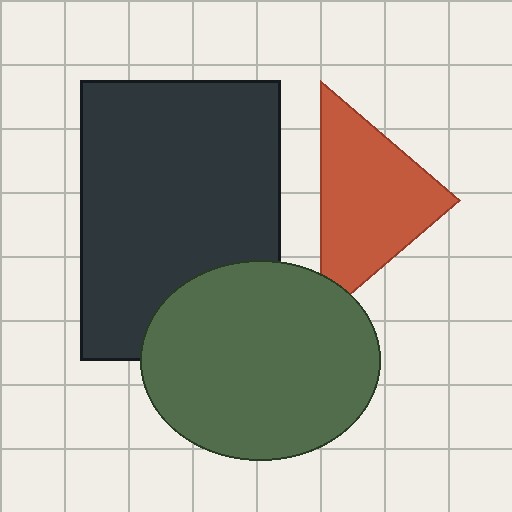
#> input picture experiments/datasets/carrier_02_geometric_arch.png, 512 x 512 px
$ python -i feature_map.py   (imports and definitions only)   (older library calls are emulated)
#> lines starting #> are read from the running program, lines starting #| are printed output that depends on the picture
"""
Adaptive feature map computation for steganography.

REPRODUCIBILITY DESIGN:
  The analysis image is computed from the UPPER 6 BITS ONLY:
    analysis_rgb = rgb & 0xFC

  Since embedding modifies only the 1 or 2 LSBs of each channel,
  clearing those bits before analysis makes the feature map identical
  whether computed from the original cover or the resulting stego image.

  This is the key reproducibility invariant of the system.
"""
import numpy as np
from typing import Tuple, Dict

# Adaptive configuration presets
ADAPTIVE_CONFIGS = {
    0x01: {  # Conservative
        "name": "Conservative",
        "gradient_weight": 0.50,
        "variance_weight": 0.30,
        "edge_weight": 0.20,
        "low_threshold": 0.30,
        "high_threshold": 0.60,
        "low_bits": 0,
        "mid_bits": 1,
        "high_bits": 2,
    },
    0x02: {  # Balanced
        "name": "Balanced",
        "gradient_weight": 0.50,
        "variance_weight": 0.30,
        "edge_weight": 0.20,
        "low_threshold": 0.25,
        "high_threshold": 0.55,
        "low_bits": 0,
        "mid_bits": 1,
        "high_bits": 2,
    },
    0x03: {  # High Capacity
        "name": "High Capacity",
        "gradient_weight": 0.50,
        "variance_weight": 0.30,
        "edge_weight": 0.20,
        "low_threshold": 0.15,
        "high_threshold": 0.40,
        "low_bits": 0,
        "mid_bits": 1,
        "high_bits": 2,
    },
}


def make_stable_analysis_image(rgb_array: np.ndarray) -> np.ndarray:
    """
    Create the stable upper-six-bit analysis image.

    Clears the two least significant bits of each RGB channel.
    This makes the analysis image identical whether computed from
    the original cover image or the generated stego image,
    since embedding modifies only the 1 or 2 LSBs.

    Args:
        rgb_array: (H, W, 3) uint8 array

    Returns:
        (H, W, 3) uint8 array with 2 LSBs cleared
    """
    return rgb_array & np.uint8(0xFC)


def compute_grayscale(analysis_rgb: np.ndarray) -> np.ndarray:
    """
    Compute luminance from stable analysis RGB.
    Uses BT.601 weights.
    """
    r = analysis_rgb[:, :, 0].astype(np.float32)
    g = analysis_rgb[:, :, 1].astype(np.float32)
    b = analysis_rgb[:, :, 2].astype(np.float32)
    return 0.299 * r + 0.587 * g + 0.114 * b


def compute_sobel_gradient(gray: np.ndarray) -> Tuple[np.ndarray, np.ndarray, np.ndarray]:
    """
    Compute Sobel gradients and gradient magnitude.

    Args:
        gray: (H, W) float32 grayscale image

    Returns:
        (grad_x, grad_y, grad_magnitude) all float32
    """
    import cv2
    gray_uint8 = np.clip(gray, 0, 255).astype(np.uint8)
    grad_x = cv2.Sobel(gray_uint8, cv2.CV_32F, 1, 0, ksize=3)
    grad_y = cv2.Sobel(gray_uint8, cv2.CV_32F, 0, 1, ksize=3)
    grad_magnitude = np.sqrt(grad_x**2 + grad_y**2)
    return grad_x, grad_y, grad_magnitude


def compute_local_variance(gray: np.ndarray, kernel_size: int = 7) -> np.ndarray:
    """
    Compute local variance using box filter.

    Uses E[X^2] - E[X]^2 formulation for efficiency.

    Args:
        gray: (H, W) float32 grayscale image
        kernel_size: Neighborhood size (odd integer)

    Returns:
        (H, W) float32 local variance map
    """
    import cv2
    ksize = (kernel_size, kernel_size)
    mean = cv2.blur(gray, ksize)
    mean_sq = cv2.blur(gray**2, ksize)
    variance = mean_sq - mean**2
    return np.maximum(variance, 0.0)  # Clamp numerical negatives


def compute_canny_edges(gray: np.ndarray) -> np.ndarray:
    """
    Compute Canny edge map.

    Args:
        gray: (H, W) float32 grayscale image

    Returns:
        (H, W) uint8 binary edge map (0 or 255)
    """
    import cv2
    gray_uint8 = np.clip(gray, 0, 255).astype(np.uint8)
    edges = cv2.Canny(gray_uint8, threshold1=50, threshold2=150)
    return edges


def normalize_robust(arr: np.ndarray, low_pct: float = 1.0, high_pct: float = 99.0) -> np.ndarray:
    """
    Normalize array to [0, 1] using percentile clipping for robustness.
    Avoids division by zero for flat images.
    """
    low = np.percentile(arr, low_pct)
    high = np.percentile(arr, high_pct)
    if high - low < 1e-8:
        return np.zeros_like(arr, dtype=np.float32)
    clipped = np.clip(arr, low, high)
    normalized = (clipped - low) / (high - low)
    return normalized.astype(np.float32)


def compute_score_map(
    rgb_array: np.ndarray,
    config_id: int = 0x02,
) -> np.ndarray:
    """
    Compute adaptive score map from stable analysis image.

    score = w1 * norm_gradient + w2 * norm_variance + w3 * edge_indicator

    Args:
        rgb_array: (H, W, 3) uint8 original or stego image
        config_id: Adaptive configuration ID

    Returns:
        (H, W) float32 score map in [0, 1]
    """
    if config_id not in ADAPTIVE_CONFIGS:
        raise ValueError(f"Unsupported adaptive config ID: {config_id}")

    config = ADAPTIVE_CONFIGS[config_id]

    # Create stable upper-6-bit representation — same from cover or stego
    analysis_rgb = make_stable_analysis_image(rgb_array)

    # Grayscale
    gray = compute_grayscale(analysis_rgb)

    # Sobel gradient
    _, _, grad_magnitude = compute_sobel_gradient(gray)
    norm_gradient = normalize_robust(grad_magnitude)

    # Local variance
    variance_map = compute_local_variance(gray)
    norm_variance = normalize_robust(variance_map)

    # Canny edge indicator
    edges = compute_canny_edges(gray)
    edge_indicator = (edges > 0).astype(np.float32)

    # Weighted score
    score = (
        config["gradient_weight"] * norm_gradient
        + config["variance_weight"] * norm_variance
        + config["edge_weight"] * edge_indicator
    )

    # Clip to [0, 1]
    return np.clip(score, 0.0, 1.0).astype(np.float32)


def compute_bit_allocation_map(
    score_map: np.ndarray,
    config_id: int = 0x02,
) -> np.ndarray:
    """
    Convert score map to per-pixel bit allocation (0, 1, or 2 bits per channel).

    Args:
        score_map: (H, W) float32 scores in [0, 1]
        config_id: Adaptive configuration ID

    Returns:
        (H, W) uint8 array: 0, 1 or 2 bits per pixel per RGB channel
    """
    if config_id not in ADAPTIVE_CONFIGS:
        raise ValueError(f"Unsupported adaptive config ID: {config_id}")

    config = ADAPTIVE_CONFIGS[config_id]
    low_t = config["low_threshold"]
    high_t = config["high_threshold"]

    allocation = np.zeros(score_map.shape, dtype=np.uint8)
    allocation[score_map >= low_t] = config["mid_bits"]
    allocation[score_map >= high_t] = config["high_bits"]

    return allocation

>>> import cv2
>>> picture = cv2.imread('../../../experiments/datasets/carrier_02_geometric_arch.png')
#> picture is the input picture: shape (512, 512, 3); mean B, G, R 165.5, 176, 178.1
>>> result = compute_score_map(picture)
#> in compute_sobel_gradient, `grad_y = cv2.Sobel(gray_uint8, cv2.CV_32F, 0, 1, ksize=3)`:
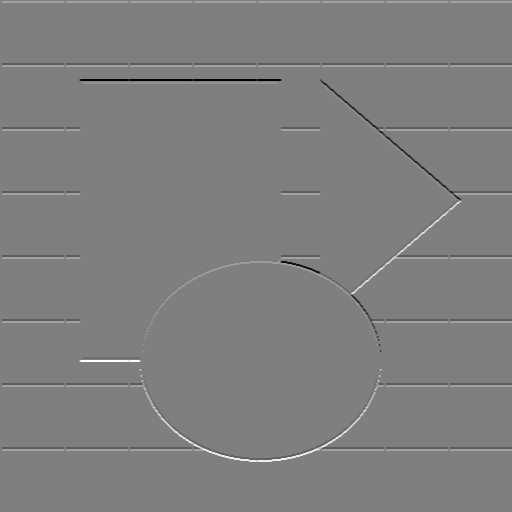
#> grad_y: shape (512, 512) float32; min -840, max 840, mean 0.9; drawn with min black and max white
#> in compute_sobel_gradient, `grad_magnitude = np.sqrt(grad_x**2 + grad_y**2)`:
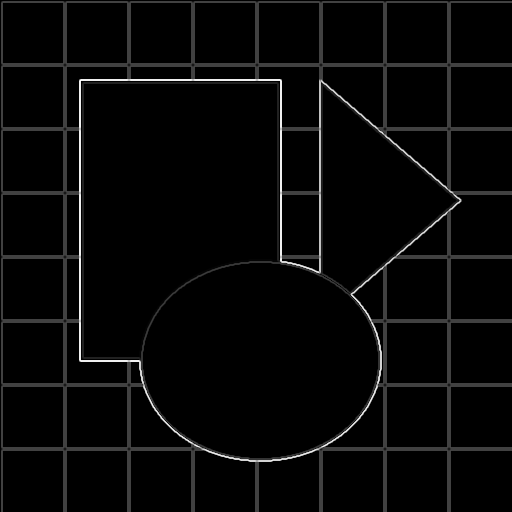
#> grad_magnitude: shape (512, 512) float32; min 0, max 891, mean 27; drawn with min black and max white
#> in normalize_robust, `low = np.percentile(arr, low_pct)`: low = 0
#> in normalize_robust, `high = np.percentile(arr, high_pct)`: high = 680
#> in compute_local_variance, `mean = cv2.blur(gray, ksize)`:
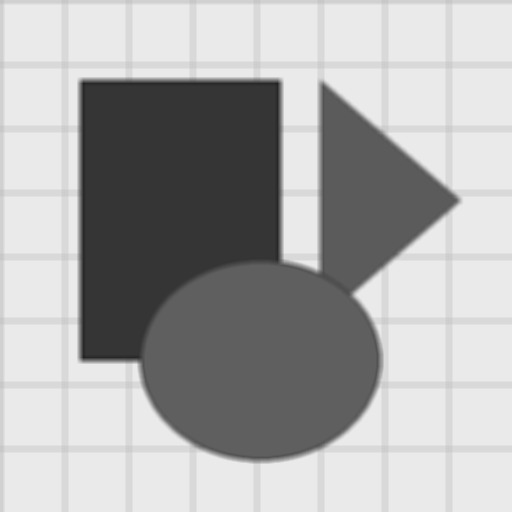
#> mean: shape (512, 512) float32; min 34.12, max 234.1, mean 171.5
#> in compute_local_variance, `mean_sq = cv2.blur(gray**2, ksize)`:
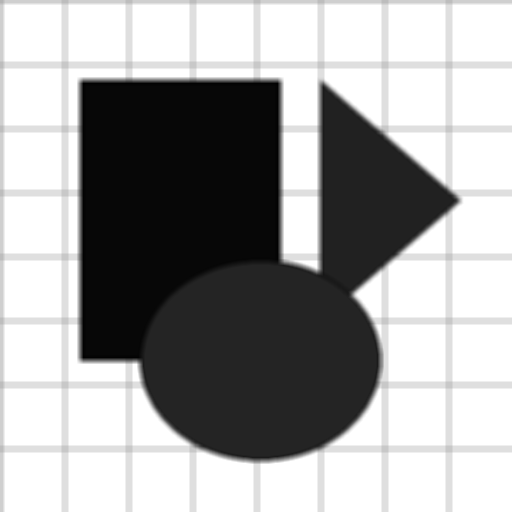
#> mean_sq: shape (512, 512) float32; min 1346.1, max 54786, mean 35462.5; drawn with min black and max white
#> in compute_local_variance, `variance = mean_sq - mean**2`:
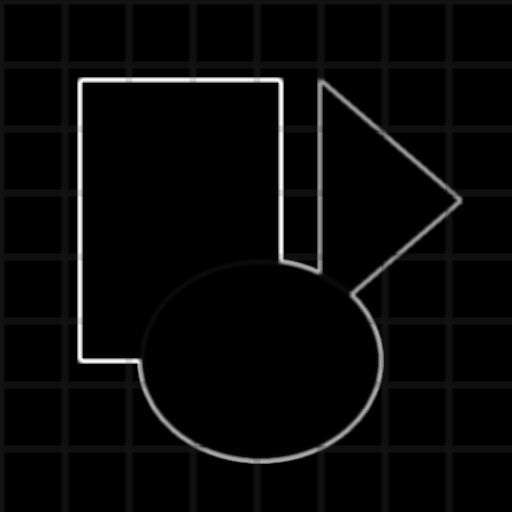
#> variance: shape (512, 512) float32; min 0, max 10730.6, mean 331.6; drawn with min black and max white
#> in compute_canny_edges, `edges = cv2.Canny(gray_uint8, threshold1=50, threshold2=150)`:
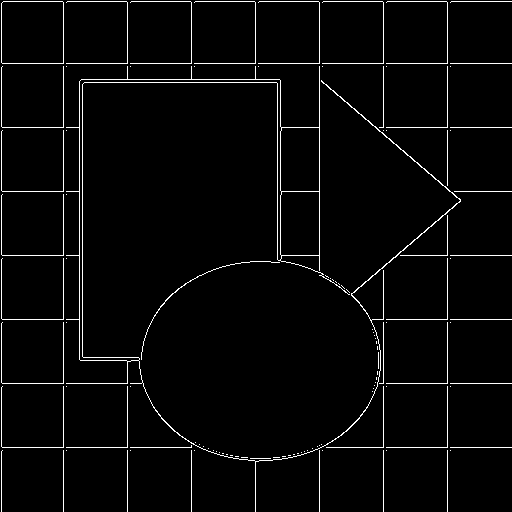
#> edges: shape (512, 512); 3% white in thin lines or dots
#> in compute_score_map, `edge_indicator = (edges > 0).astype(np.float32)`: edge_indicator: shape (512, 512) float32; values 0 (black) and 1 (white), 3% white in thin lines or dots
#> in compute_score_map, `score = ( config["gradient_weight"] * norm_gradient + config["variance..`:
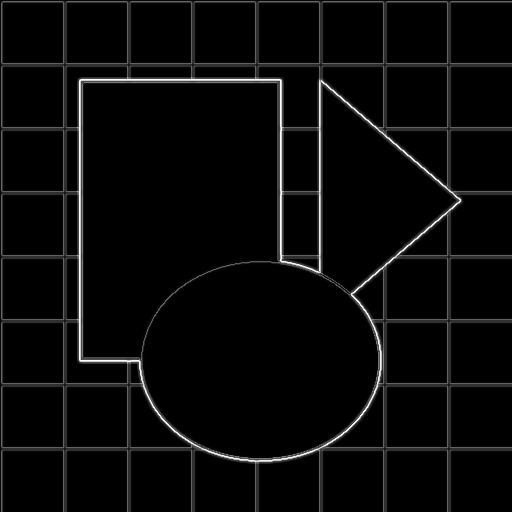
#> score: shape (512, 512) float32; min 0, max 1, mean 0.0367
